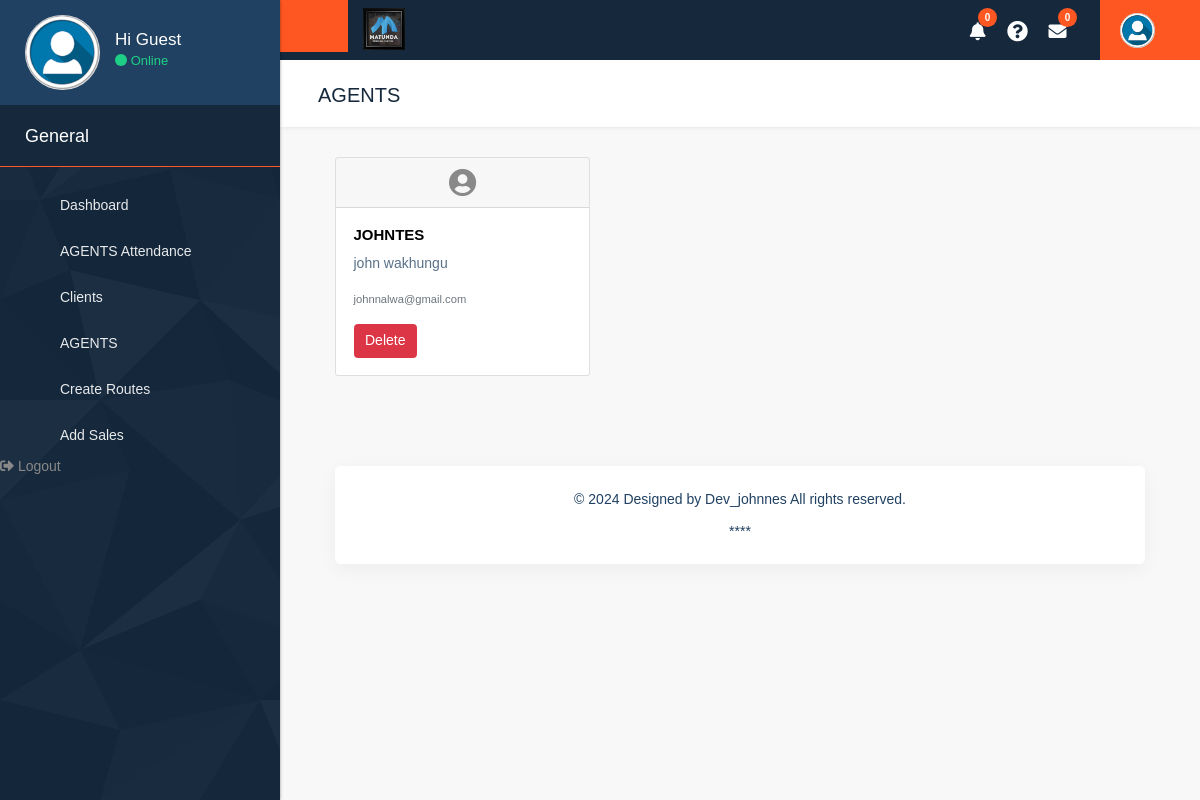
The page /members/ on the database its author committed.
### accounts/models.py (models this page shows, shortened)
class Member(models.Model):
    user = models.OneToOneField(User, on_delete=models.CASCADE)
    first_name = models.CharField(max_length=length,null=True, blank=True)
    last_name = models.CharField(max_length=length,null=True, blank=True)
    physical_address = models.TextField(max_length=length,null=True, blank=True)
    national_id = models.CharField(max_length=length,null=True, blank=True)
    primary_phone_number = models.CharField(max_length=length,null=True, blank=True)
    primary_phone_number_provider = models.CharField(max_length=length,null=True, blank=True)
    alternative_phone_number = models.CharField(max_length=length,null=True, blank=True)
    alternative_phone_number_provider = models.CharField(max_length=length,null=True, blank=True)
    year_of_birth = models.CharField(max_length=4,null=True, blank=True)
    gender = models.CharField(max_length=10,null=True, blank=True)
    profile_img = models.ImageField(upload_to='Profile', default='default.png',null=True, blank=True)
    create_at = models.DateTimeField(auto_now_add = True)
    updated_at = models.DateTimeField(auto_now_add = True)

class User(AbstractUser):
    email = models.EmailField(unique=True)
    is_member = models.BooleanField(default=False)
    is_management = models.BooleanField(default=False)

### accounts/views.py (the view)
# urls.py: path('members/', views.members_view, name='members'),
def members_view(request):
    members = Member.objects.all()
    return render(request, 'management/members.html', {'members': members})

### accounts/templates/management/members.html (shortened to what this page needs)
{% extends 'management/base.html' %}
{% load static %}
{% block page_title %} AGENTS {% endblock %}
{% block content %}
  <div class="container">
    <div class="row">
      {% for member in members %}
        <div class="col-md-3 mb-4">
          <div class="card">
            <div class="card-header text-center">
              <i class="fas fa-user-circle fa-2x"></i>
            </div>
            <div class="card-body">
              <h5 class="card-title">{{ member.user.username }}</h5>
              <p class="card-text">{{ member.first_name }} {{ member.last_name }}</p>
              <p class="card-text"><small class="text-muted">{{ member.user.email }}</small></p>
              <form id="deleteForm{{ member.user.id }}" action="{% url 'delete_member' member.user.id %}" method="post">
                <button type="button" class="btn btn-danger" onclick="showConfirmation({{ member.user.id }})">Delete</button>
              </form>
            </div>
          </div>
        </div>
      {% endfor %}
    </div>
  </div>
{% endblock %}

### static/css/style.css (style rules this page uses)
* { margin: 0; padding: 0; outline: none !important; }
html, body { color: #898989; font-size: 14px; font-family: 'Poppins', sans-serif; line-height: normal; font-weight: 300; overflow-x: hidden !important; }
h1, h2, h3, h4, h5, h6 { letter-spacing: 0; font-weight: normal; position: relative; padding: 0; font-weight: normal; line-height: normal; color: #1f1f1f; margin: 0 }
h5 { font-size: 14px }
a, .btn { text-decoration: none !important; outline: none !important; -webkit-transition: all .3s ease-in-out; -moz-transition: all .3s ease-in-out; -ms-transition: all .3s ease-in-out; -o-transition: all .3s ease-in-out; transition: all .3s ease-in-out; }
h5 { font-size: 15px; font-weight: 700; text-transform: uppercase; margin: 0; line-height: normal; color: #000; }
p { color: #58718a; font-size: 14px; line-height: 21px; }
button, input, select, textarea, option { font-family: 'Poppins', sans-serif; }
.container { width: 1200px; }
i, span { display: inline-block; }
.btn { font-size: 14px; }

### rows shown on the page
Member: user.username "JOHNTES", first_name "john", last_name "wakhungu", user.email "johnnalwa@gmail.com"

### other values the page prints
{{ user.first_name.title|default:'Guest' }} "Guest"
